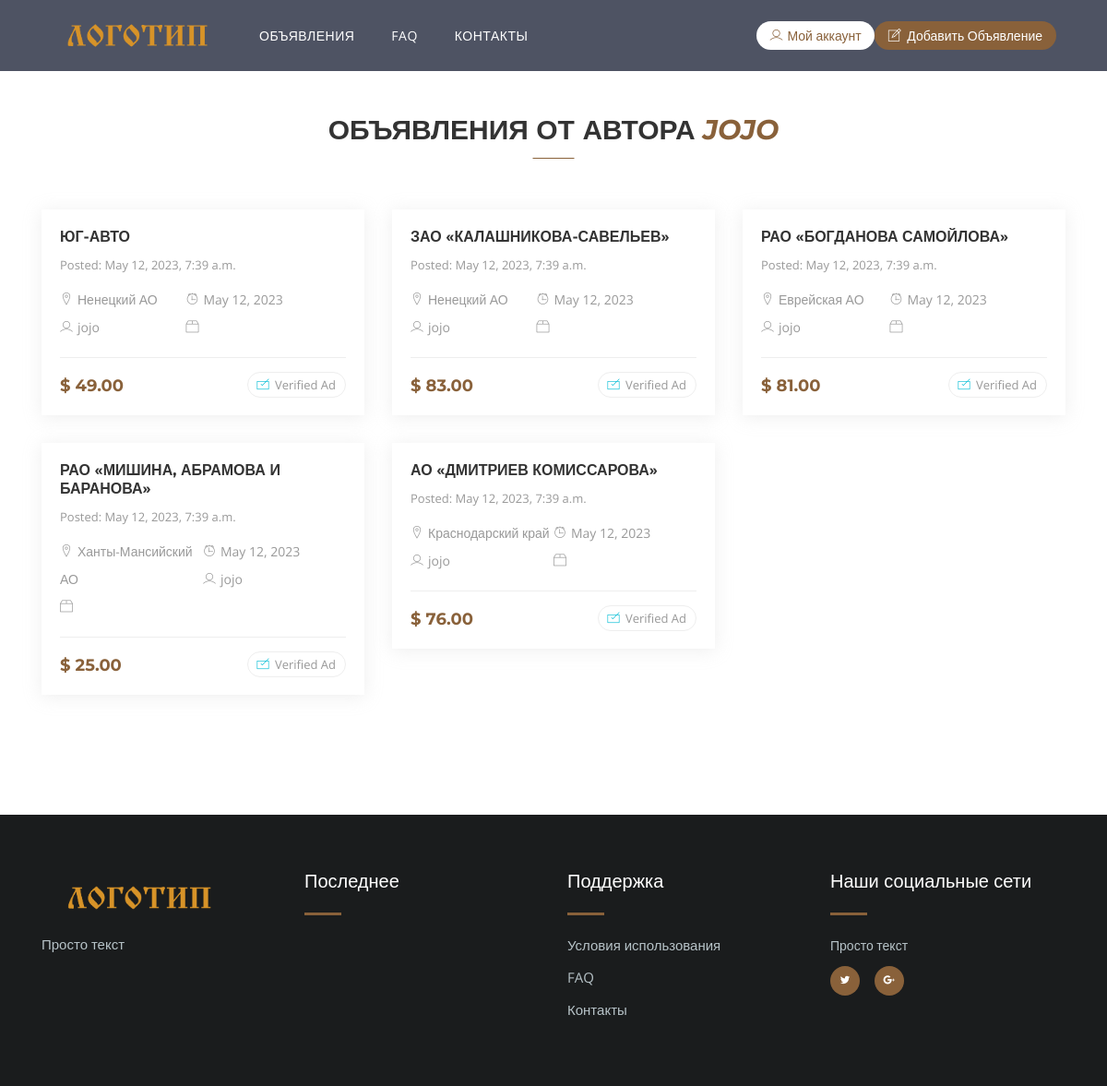
/author/2/, run on the app's committed database.
### ads/models.py (models this page shows, shortened)
class Author(models.Model):
    user = models.OneToOneField(User, on_delete=models.CASCADE)
    profile_pic = models.ImageField(default="default-profile-pic.png",
                                    upload_to='uploads/profile-pictures',
                                    null=True)
    class Meta:
        verbose_name_plural = "Авторы"
    def __str__(self):
        return self.user.username

class Ads(models.Model):
    author = models.ForeignKey(Author, on_delete=models.CASCADE, null=True)
    title = models.CharField(max_length=200)
    description = RichTextField()
    price = models.DecimalField(max_digits=8, decimal_places=2)
    date_created = models.DateTimeField(auto_now_add=True)
    region = models.ForeignKey('Region', on_delete=models.CASCADE, null=True)
    city = models.ForeignKey('City', on_delete=models.CASCADE, null=True)
    category = models.ForeignKey('Category', on_delete=models.CASCADE, null=True)
    phone = models.CharField(max_length=50)
    video = EmbedVideoField(null=True, blank=True)
    is_featured = models.BooleanField(default=False)
    is_active = models.BooleanField(default=False)
    class Meta:
        verbose_name_plural = "Объявления"

class Region(models.Model):
    region_name = models.CharField(max_length=100)
    slug = models.SlugField(blank=True, null=True)
    class Meta:
        verbose_name_plural = "Регионы"
    def __str__(self):
        return self.region_name

### ads/views.py (the view)
# urls.py: path('author/<int:pk>/', views.ads_author_archive, name='author-archive'),
def ads_author_archive(request, pk):
    author = get_object_or_404(Author, pk=pk)
    ads_by_author = Ads.objects.filter(author=author)
    context = {
        'author': author,
        'ads_by_author': ads_by_author
    }
    return render(request, 'ads/author-archive.html', context)

### ads/templates/ads/author-archive.html (shortened to what this page needs)
{% extends "base.html" %}
{% load static %}
{% block content %}
<section class="featured section-padding">
  <div class="container">
    <h1 class="section-title">Объявления от автора <span class="focus-keyword">{{ author.user }} </span></h1>
    <div class="row">
      {% if ads_by_author %}
      {% for ads in ads_by_author %}
        <div class="col-xs-6 col-sm-6 col-md-6 col-lg-4">
          <div class="featured-box">
            <div class="feature-content">
              <h4><a href="{% url 'ads-detail' ads.id %}">{{ ads.title}}</a></h4>
              <span>Posted: {{ ads.date_created}}</span>
              <ul class="address">
                <li>
                  <i class="lni-map-marker"></i>{{ ads.region}}
                </li>
                <li>
                  <i class="lni-alarm-clock"></i>{{ ads.date_created | date}}
                </li>
                <li>
                  <i class="lni-user"></i>{{ ads.author }}
                </li>
                <li>
                  <i class="lni-package"></i>{{ ads.condition }}
                </li>
              </ul>
              <div class="listing-bottom">
                <h3 class="price float-left">$ {{ ads.price }}</h3>
                <p class="btn-verified float-right"><i class="lni-check-box"></i> Verified
                  Ad</p>
              </div>
            </div>
          </div>
        </div>
      {% endfor %}
      {% else %}
        <div class="container">
          <div class="col-lg-12">
            <h4 class="text-center">Не найдено ничего от этого автора</h4>
          </div>
        </div>
      {% endif %}
    </div>
  </div>
</section>
{% endblock content %}

### data on the page
Author: user "JOJO"
Ads: title "ЮГ-АВТО", date_created "May 12, 2023, 7:39 a.m.", region "Ненецкий АО", date_created "May 12, 2023", author "jojo", price "49.00"
Ads: title "ЗАО «КАЛАШНИКОВА-САВЕЛЬЕВ»", date_created "May 12, 2023, 7:39 a.m.", region "Ненецкий АО", date_created "May 12, 2023", author "jojo", price "83.00"
Ads: title "РАО «БОГДАНОВА САМОЙЛОВА»", date_created "May 12, 2023, 7:39 a.m.", region "Еврейская АО", date_created "May 12, 2023", author "jojo", price "81.00"
Ads: title "РАО «МИШИНА, АБРАМОВА И БАРАНОВА»", date_created "May 12, 2023, 7:39 a.m.", region "Ханты-Мансийский АО", date_created "May 12, 2023", author "jojo", price "25.00"
Ads: title "АО «ДМИТРИЕВ КОМИССАРОВА»", date_created "May 12, 2023, 7:39 a.m.", region "Краснодарский край", date_created "May 12, 2023", author "jojo", price "76.00"
